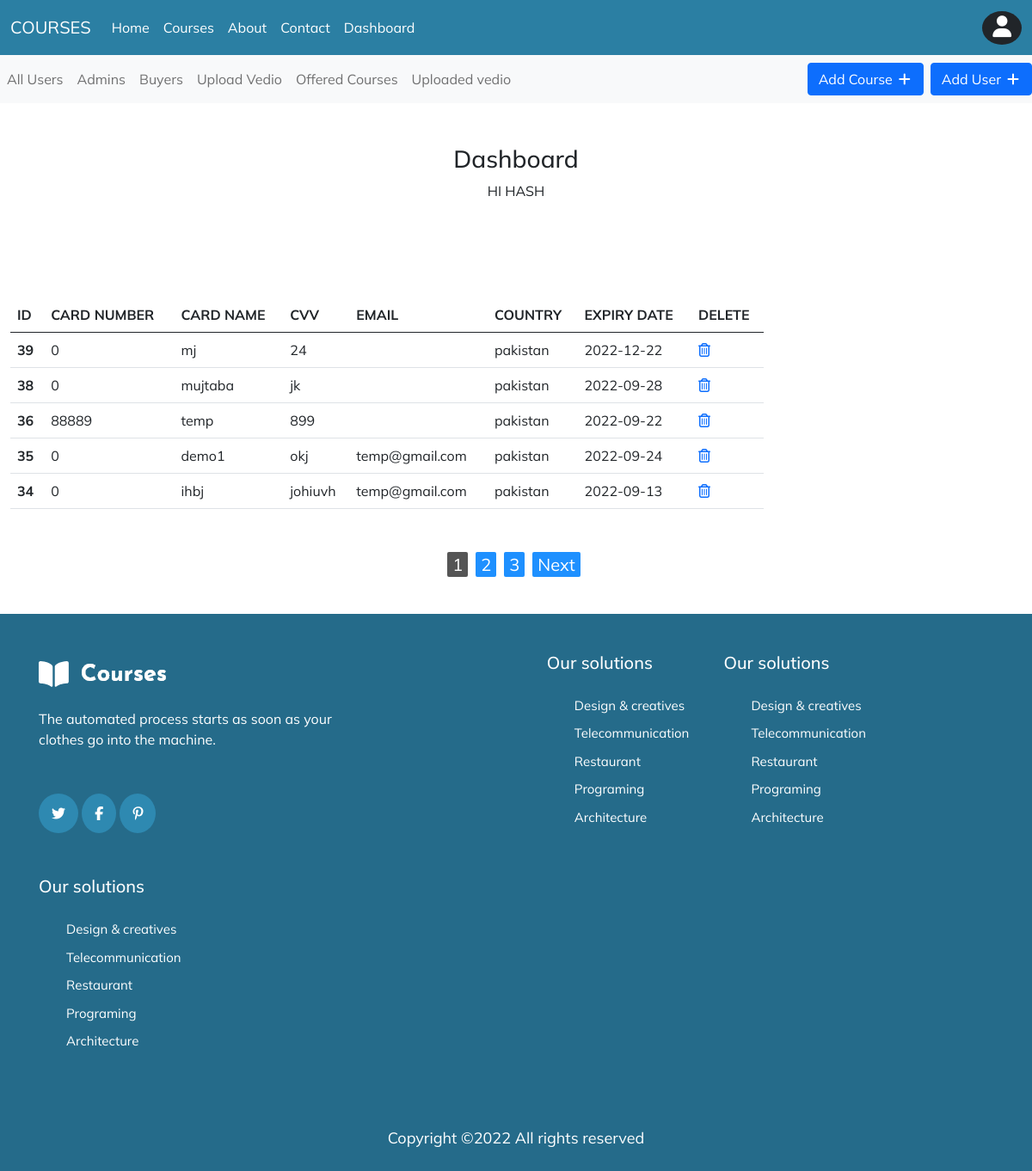
Page /dashbuyer.php (signed in) on the committed database.
### tables this page shows
CREATE TABLE `bank` (
  `id` int(10) NOT NULL,
  `card_id` int(255) NOT NULL,
  `card_name` varchar(255) NOT NULL,
  `cvv` varchar(255) NOT NULL,
  `ct_id` int(255) NOT NULL,
  `expiry_date` date NOT NULL,
  `user_id` varchar(255) NOT NULL,
  `s_id` int(255) NOT NULL
);

CREATE TABLE `contries` (
  `ct_id` int(255) NOT NULL,
  `ct_name` varchar(255) NOT NULL
);

CREATE TABLE `signup` (
  `user_name` text NOT NULL,
  `user_email` varchar(50) NOT NULL,
  `user_pass` varchar(255) NOT NULL,
  `user_id` int(10) NOT NULL,
  `status` text NOT NULL
);

### dashbuyer.php (the view, shortened to what this page needs)
<?php include_once 'header.php';
include 'headdash.php';
?>
<link href="https://cdn.jsdelivr.net/npm/bootstrap@5.0.2/dist/css/bootstrap.min.css" rel="stylesheet">
<div class="container-fluid">
    <div class="row">
        <div class="col-md-6 offset-3 mt-5 mb-5">
            <center>
                <h3>Dashboard</h3>
                <p class="text-uppercase">HI <?php echo $_SESSION['$username'] ?></p>
            </center>
        </div>
    </div>
    <div class="row">
    <div class="col-9">
    <table class="table mt-5 mb-5">
  <thead>
    <tr>
      <th scope="col">ID</th>
      <th scope="col">CARD NUMBER</th>
      <th scope="col">CARD NAME</th>
      <th scope="col">CVV</th>
      <th scope="col">EMAIL</th>
      <th scope="col">COUNTRY</th>
      <th scope="col">EXPIRY DATE</th>
      <th scope="col">DELETE</th>
    </tr>
  </thead>
  <tbody>
    <?php
  include 'connection.php';
  $limit = 5;
  if(isset($_GET['page'])){
      $page = $_GET['page'];
   }else{
       $page = 1;
   }
   $offset = ($page - 1) * $limit;
  $sql = "select * from bank LEFT JOIN signup ON bank.user_id = signup.user_id LEFT JOIN contries ON bank.ct_id = contries.ct_id  order by bank.id desc limit {$offset},{$limit} ";
  $result = mysqli_query($conn, $sql);
  if(mysqli_num_rows($result)>0){
      while($rows = mysqli_fetch_assoc($result)){
          echo "<tr>";
          echo "<th>$rows[id]</th>";
          echo "<td>$rows[card_id]</td>";
          echo "<td>$rows[card_name]</td>";
          echo "<td>$rows[cvv]</td>";
          echo "<td>$rows[user_email]</td>";
          echo "<td>$rows[ct_name]</td>";
          echo "<td>$rows[expiry_date]</td>";
          echo "<td><a href='deletebuy.php?user=$rows[id]'><i class='fa fa-trash-o'></i></a></td>";
          echo "</tr>";
      }
  }
  ?>
  </tbody>
</table>
</div>
    </div>
    <?php
$sql1 = "select * from bank";
$result1 = mysqli_query($conn, $sql1);
$total_record = mysqli_num_rows($result1);
$limit = 5;
$total_page = ceil($total_record/$limit);
echo "<ul class='pagination'>";
for($i = 1; $i<=$total_page; $i++){
  if($i == $page){
    $active = "active";
}
else{
    $active = "";
}
  echo '<li><a class="'.$active.'" href="dashbuyer.php?page='.$i.'">'.$i.'</a></li>';
}
if($total_page > $page){
  echo '<li><a href="dashbuyer.php?page='.($page + 1).'">Next</a></li>';
}
echo " </ul>";
?>
</div>
<?php include_once 'footer.php'; ?>

### assets/css/style.css (style rules this page uses)
body { line-height: 1.5; font-family: 'Poppins', sans-serif; }
* { margin: 0px; padding: 0px; font-family: "Mulish", sans-serif; box-sizing: border-box; }
:root { --btn: rgb(255, 159, 103); --btnhover: #3ba9d8; --navbackground: #2B7FA3; --scrolltop: #2B7FA3; --fontsize: 18px; --padding: 5px; --btnradius: 3px; --fontcolor: white; --bgimg: url(../img/school-supplies-stationery-blue-background-copy-space.jpg); --fontcolorbl: #256b8a; --fontcolorlight: #7f86a3; --cardradius: 10px; --starcolor: #ff7b2e; }
.pagination { display: flex !important; justify-content: center; text-align: center; margin: 0; margin-bottom: 5px; }
.pagination li { display:inline-block; margin: 0 5px 0 0; padding: 2px; }
.pagination li a { border: none; border-radius: 2px; font-size: 20px; background: #1e90ff; color: #fff; text-decoration: none; padding: 2px 6px 2px 6px; }
.active { background: #555555 !important; border-radius: 2px; }

### rows in the picture
bank: id "39", card "0", card_name "mj", cvv "24", ct.ct_name "pakistan", expiry_date "2022-12-22"
bank: id "38", card "0", card_name "mujtaba", cvv "jk", ct.ct_name "pakistan", expiry_date "2022-09-28"
bank: id "36", card "88889", card_name "temp", cvv "899", ct.ct_name "pakistan", expiry_date "2022-09-22"
bank: id "35", card "0", card_name "demo1", cvv "okj", user.user_email "temp@gmail.com", ct.ct_name "pakistan", expiry_date "2022-09-24"
bank: id "34", card "0", card_name "ihbj", cvv "johiuvh", user.user_email "temp@gmail.com", ct.ct_name "pakistan", expiry_date "2022-09-13"

### other values in the picture
$_SESSION['$username'] "HASH"
